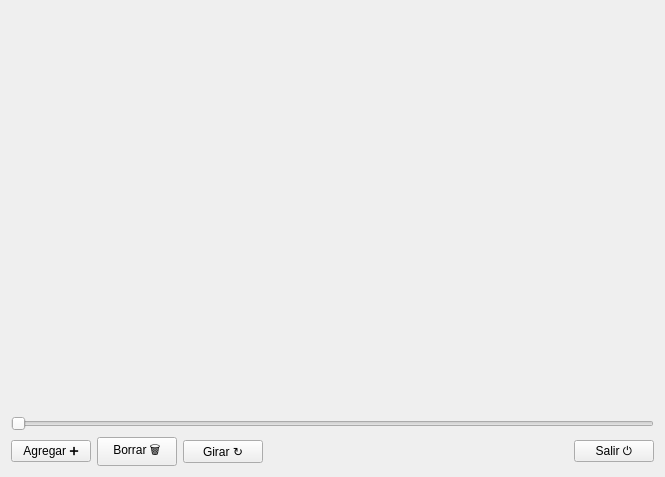
<?xml version="1.0" encoding="UTF-8"?>
<ui version="4.0">
 <class>Form</class>
 <widget class="QWidget" name="Form">
  <property name="windowModality">
   <enum>Qt::ApplicationModal</enum>
  </property>
  <property name="geometry">
   <rect>
    <x>0</x>
    <y>0</y>
    <width>665</width>
    <height>477</height>
   </rect>
  </property>
  <property name="windowTitle">
   <string>Fotos</string>
  </property>
  <layout class="QVBoxLayout" name="verticalLayout_2" stretch="0">
   <item>
    <layout class="QVBoxLayout" name="verticalLayout" stretch="10,0,0">
     <item>
      <widget class="QLabel" name="lblFoto">
       <property name="sizePolicy">
        <sizepolicy hsizetype="Expanding" vsizetype="Expanding">
         <horstretch>0</horstretch>
         <verstretch>0</verstretch>
        </sizepolicy>
       </property>
       <property name="text">
        <string/>
       </property>
       <property name="alignment">
        <set>Qt::AlignCenter</set>
       </property>
      </widget>
     </item>
     <item>
      <layout class="QHBoxLayout" name="horizontalLayout">
       <item>
        <widget class="QSlider" name="hslFotos">
         <property name="maximum">
          <number>0</number>
         </property>
         <property name="orientation">
          <enum>Qt::Horizontal</enum>
         </property>
        </widget>
       </item>
      </layout>
     </item>
     <item>
      <layout class="QHBoxLayout" name="horizontalLayout_3">
       <item>
        <widget class="QPushButton" name="cmdAgregar">
         <property name="text">
          <string>Agregar ➕</string>
         </property>
        </widget>
       </item>
       <item>
        <widget class="QPushButton" name="cmdBorrar">
         <property name="text">
          <string>Borrar 🗑</string>
         </property>
        </widget>
       </item>
       <item>
        <widget class="QPushButton" name="cmdGirar">
         <property name="text">
          <string>Girar ↻</string>
         </property>
        </widget>
       </item>
       <item>
        <spacer name="horizontalSpacer_2">
         <property name="orientation">
          <enum>Qt::Horizontal</enum>
         </property>
         <property name="sizeHint" stdset="0">
          <size>
           <width>40</width>
           <height>20</height>
          </size>
         </property>
        </spacer>
       </item>
       <item>
        <widget class="QPushButton" name="cmdSalir">
         <property name="text">
          <string>Salir ⏻</string>
         </property>
         <property name="shortcut">
          <string>Esc</string>
         </property>
        </widget>
       </item>
      </layout>
     </item>
    </layout>
   </item>
  </layout>
 </widget>
 <resources/>
 <connections/>
</ui>
